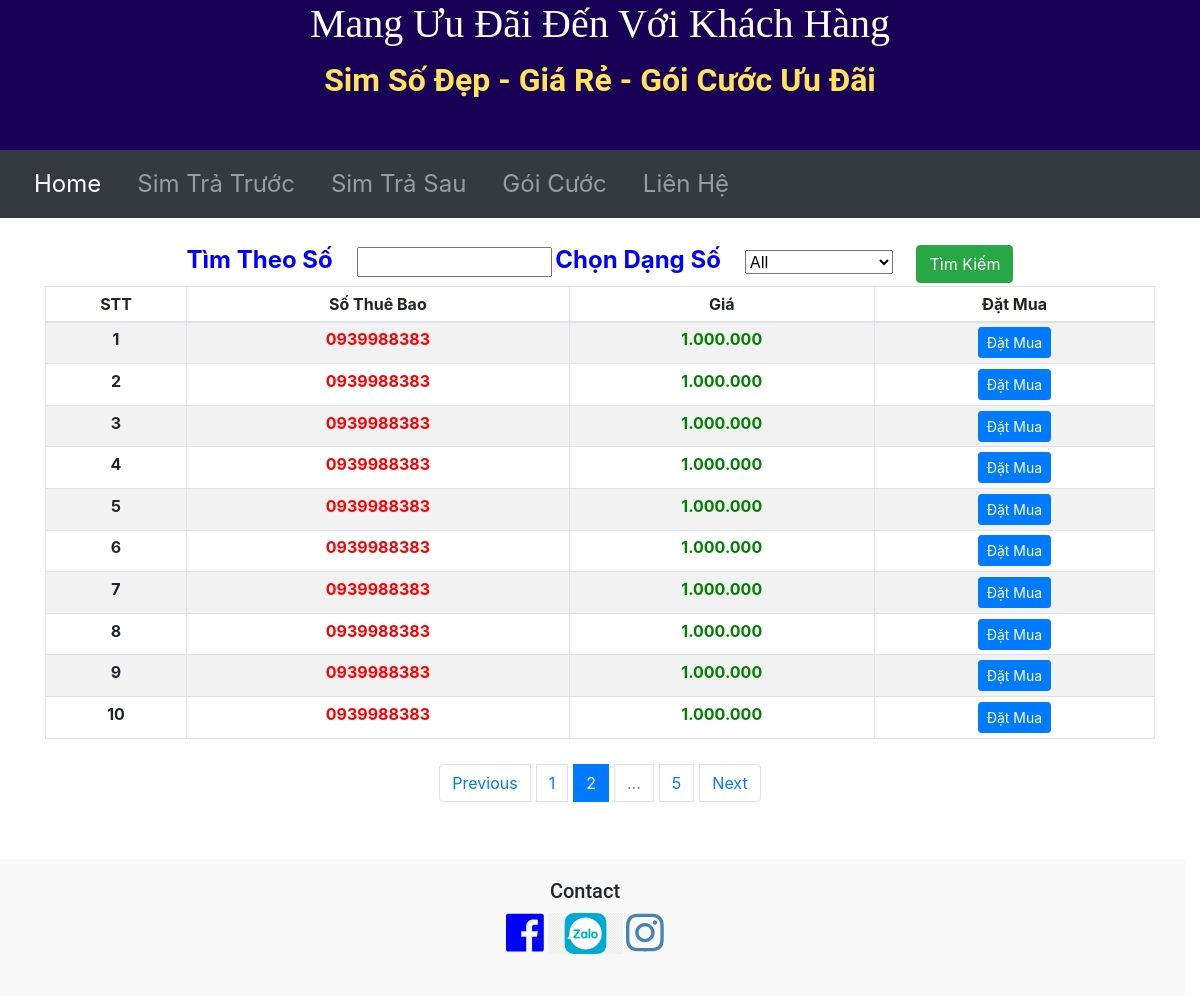
Screenshot of /tratruoc/2?dangso=All&socantim= with the database file from the repository.
### main.py (models this page shows)
class SimSo(db.Model):
    id = db.Column(db.Integer, primary_key=True)
    sothuebao = db.Column(db.String(250), nullable=False)
    gia = db.Column(db.String(250), nullable=False)
    dangso = db.Column(db.String(250), nullable=False)

### main.py (the view, shortened to what this page needs)
@app.route("/tratruoc", methods=['GET', 'POST'], defaults={"page": 1})
@app.route('/tratruoc/<int:page>',methods=["GET","POST"])
def tratruoc(page):
    page = page
    pages = 10
    all_sim = SimSo.query.paginate(page,pages,error_out=False)
    dangso = request.args.get('dangso')
    socantim = request.args.get('socantim')
    if dangso != "" and dangso !=None and dangso != "All":
        all_sim = SimSo.query.filter_by(dangso=dangso).paginate(page, pages, error_out=False)
        return render_template('tratruoc.html', all_sim=all_sim, dangso=dangso)
    elif socantim != "" and socantim != None:
        search = "%{}%".format(socantim)
        all_sim = SimSo.query.filter(SimSo.sothuebao.like(search)).paginate(page, pages, error_out=False)
        return render_template('tratruoc.html', all_sim=all_sim, socantim=socantim)
    return render_template('tratruoc.html', all_sim = all_sim, dangso="All")

### templates/tratruoc.html (shortened to what this page needs)
{% include "header.html" %}
<!DOCTYPE html>
<html lang="en" dir="ltr">
<head>
  <link href="{{ url_for('static', filename='css/styles.css')}}" rel="stylesheet">
  <link rel="stylesheet" href="https://cdn.jsdelivr.net/npm/bootstrap@4.6.0/dist/css/bootstrap.min.css">
</head>
<body>
<div class="container ">
  <form class="timso" action="" method="post">
      <div class="col-lg-12">
          <label for=""class="chonsim">Tìm Theo Số</label>
          <input type="text" size="14" name="socantim" value="{{socantim}}" class="btn-timso">
    <label for="cars" class="chonsim">Chọn Dạng Số</label>
    <select name="cars" id="cars" >
      <option  value="{{dangso}}">{{ dangso }}</option>
    </select>
      <button type="submit" class="btn btn-success">Tìm Kiếm</button><br>
  </div>
  </form>
  <div class="bang-tt">
    <table class="table table-sm table-bordered table-striped">
      <thead>
        <tr>
          <th scope="col-3">STT</th>
          <th scope="col-3">Số Thuê Bao</th>
          <th scope="col-3">Giá</th>
          <th scope="col-3">Đặt Mua</th>
        </tr>
      </thead>
      <tbody>
        {% for sim in all_sim.items %}
        <tr>
          <th scope="row">{{loop.index}}</th>
          <td class="stb">{{ sim.sothuebao }}</td>
          <td class="price">{{ sim.gia }}</td>
          <td><a href="{{url_for('show_tt', stb=sim.sothuebao, gia = sim.gia) }}"><button type="submit" class="btn btn-primary btn-sm">Đặt Mua </button></a></td>
        </tr>
      {% endfor %}
      </tbody>
    </table>
    <form>
    <nav aria-label="Page navigation example">
  <ul class="pagination justify-content-center">
    {% if all_sim.has_prev %}
      <li class="page-item"><a class="page-link" href="{{ url_for('tratruoc', page=all_sim.prev_num, dangso=dangso, socantim=socantim) }}">Previous</a></li>
    {% else %}
      <li class="page-item"><a class="page-link" href="">Previous</a></li>
    {% endif %}
    {% for page in all_sim.iter_pages(left_edge=2, right_edge=1,left_current=1, right_current=1) %}
     {% if page %}
        {% if page==all_sim.page %}
          <li class="page-item active" ><a class="page-link" href="{{ url_for('tratruoc', page=page, dangso=dangso, socantim=socantim) }}" >{{ page }}</a></li>
        {% else %}
          <li class="page-item" ><a class="page-link" href="{{ url_for('tratruoc', page=page, dangso=dangso, socantim=socantim) }}" >{{ page }}</a></li>
        {% endif %}
      {% else %}
          <li class="page-item disabled" ><a class="page-link" href="" >...</a></li>
    {% endif %}
     {% endfor %}
    {% if all_sim.has_next %}
      <li class="page-item"><a class="page-link" href="{{ url_for('tratruoc', page=all_sim.next_num, dangso=dangso, socantim=socantim) }}">Next</a></li>
    {% else %}
      <li class="page-item"><a class="page-link" href="">Next</a></li>
    {% endif %}
  </ul>
</nav>
      </form>
  </div>
</div>
</body>
{% include "footer.html" %}
</html>

### static/css/styles.css (style rules this page uses)
body { font-size: 16px; font-family: 'Merriweather', serif; position: relative; padding-left: 0px; }
.page-item { margin: 5px 3px 5px 3px; }
.bang-tt { width: 45%; margin: auto; margin-top: 1%; }
.stb { color: red; font-weight: bold; }
.price { color: green; font-weight:bolder; }
.timso { color: blue; font-weight: bolder; font-size: 1rem; text-align: center; }
.chonsim { padding-right: 20px; font-size: 1.5rem; }
#cars { margin-right: 20px; padding-right: 40px; }
.pagination { margin-top: 20px; }
.container { position: relative; text-align: center; margin-top: 2%; }
@media screen and (max-width: 1200px) { .bang-tt { font-size: 1rem; width: 100%; margin:auto; } }

### rows the page displays
SimSo: sothuebao "0939988383", gia "1.000.000"
SimSo: sothuebao "0939988383", gia "1.000.000"
SimSo: sothuebao "0939988383", gia "1.000.000"
SimSo: sothuebao "0939988383", gia "1.000.000"
SimSo: sothuebao "0939988383", gia "1.000.000"
SimSo: sothuebao "0939988383", gia "1.000.000"
SimSo: sothuebao "0939988383", gia "1.000.000"
SimSo: sothuebao "0939988383", gia "1.000.000"
SimSo: sothuebao "0939988383", gia "1.000.000"
SimSo: sothuebao "0939988383", gia "1.000.000"

### other values shown
{{ page }} "1" "5"
{{ page }} "2"
form field cars "All"
